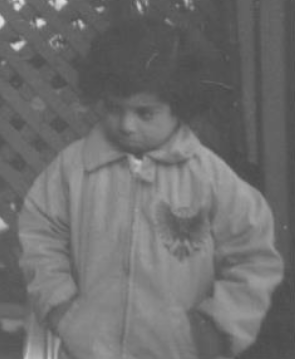
#> input picture histogram/stretching.png, 295 x 359 px
$ python stretching.py
#> lines starting #> are read from the running program, lines starting #| are printed output that depends on the picture
import numpy as np
import cv2
import matplotlib.pyplot as plt

# Rumus Histogram Stretching
# baru(x,y) = lama(x,y) - γmax / γmin - γmax * 255

img = cv2.imread('stretching.png')
#> img is the input picture: shape (359, 295, 3); min 74, max 225, mean 110.7
img = cv2.cvtColor(img, cv2.COLOR_BGR2GRAY)
#> img: shape (359, 295)

gamma_min = np.min(img)
#> gamma_min = 74
gamma_max = np.max(img)
#> gamma_max = 225

stretched_img = (img - gamma_min) / (gamma_max - gamma_min) * 255
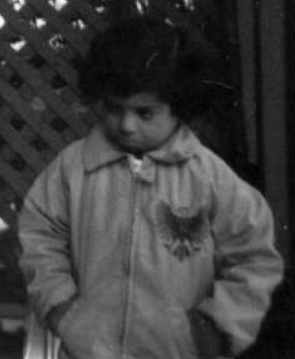
#> stretched_img: shape (359, 295) float64; min 0, max 255, mean 62.1
stretched_img = stretched_img.astype(np.uint8)

height, width = img.shape
#> height = 359; width = 295
n = height * width
#> n = 105905
L = 256

histogram_asli = np.zeros(L)
for i in range(L):
    ni = np.sum(img == i)
    histogram_asli[i] = ni / n
#> after the loop, histogram_asli = 256 values, max 0.0331 at index 82, min 0 at index 0, mean 0.00391

histogram_stretched = np.zeros(L)
for i in range(L):
    ni = np.sum(stretched_img == i)
    histogram_stretched[i] = ni / n
#> this loop made 256 passes
#> ni on passes 1 to 3: 2, 10, 0
#> after the loop, histogram_stretched = 256 values, max 0.0331 at index 13, min 0 at index 2, mean 0.00391

plt.figure()
plt.imshow(img, cmap='gray')
plt.title('Gambar Asli')

plt.figure()
plt.imshow(stretched_img, cmap='gray')
plt.title('Hasil Histogram Stretching')

plt.figure(figsize=(12, 6))

plt.subplot(1, 2, 1)
plt.bar(range(L), histogram_asli, width=1)
plt.title('Histogram Sebelum Stretching')
plt.xlabel('Intensitas Piksel')
plt.ylabel('Probabilitas')

plt.subplot(1, 2, 2)
plt.bar(range(L), histogram_stretched, width=1)
plt.title('Histogram Setelah Stretching')
plt.xlabel('Intensitas Piksel')
plt.ylabel('Probabilitas')

plt.show()
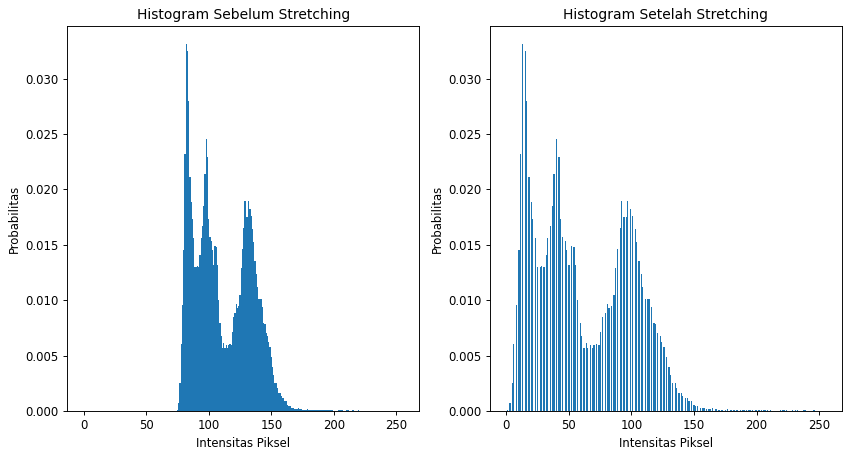
#> figure drawn by matplotlib, 2 panels; panel 1: tallest bar 0.0331 high, from x = 81.5 to 82.5; panel 2: tallest bar 0.0331 high, from x = 12.5 to 13.5

$ run again, with histogram/equalization.png copied over histogram/stretching.png
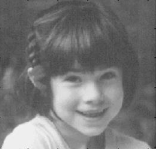
#> input picture histogram/equalization.png, 156 x 149 px
#> img is the input picture: shape (149, 156, 3); min 26, max 246, mean 116.9
#> img: shape (149, 156)
#> gamma_min = 26
#> gamma_max = 246
#> the loop `for i in range(L):` made 256 passes
#> ni on passes 1 to 3: 0, 0, 0
#> after the loop `for i in range(L):`: histogram_asli = 256 values, max 0.0297 at index 92, min 0 at index 0, mean 0.00391
#> the loop `for i in range(L):` made 256 passes
#> ni on passes 1 to 3: 1, 0, 0
#> after the loop `for i in range(L):`: histogram_stretched = 256 values, max 0.0297 at index 76, min 0 at index 1, mean 0.00391
#> `plt.show()`:
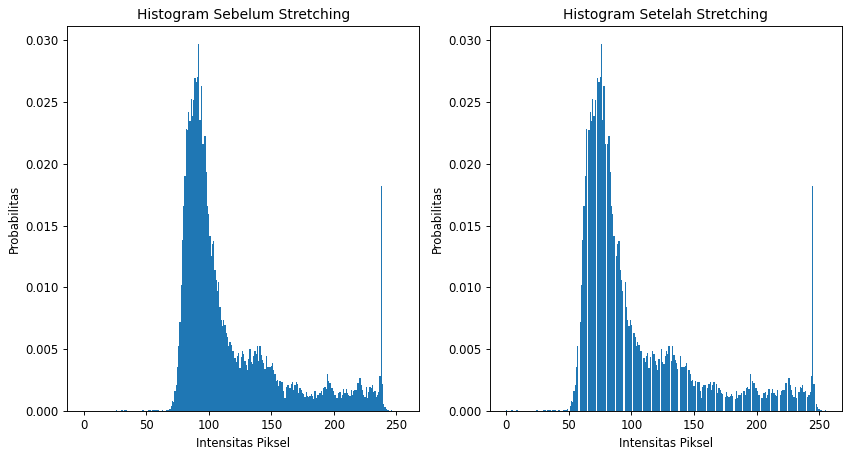
#> figure drawn by matplotlib, 2 panels; panel 1: tallest bar 0.0297 high, from x = 91.5 to 92.5; panel 2: tallest bar 0.0297 high, from x = 75.5 to 76.5

$ run again, with histogram/normalise.png copied over histogram/stretching.png
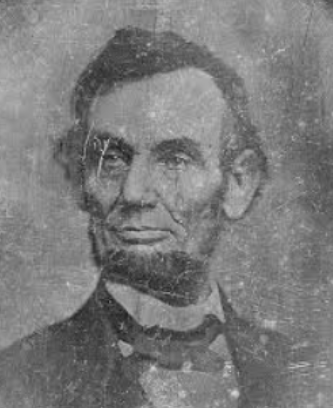
#> input picture histogram/normalise.png, 333 x 408 px
#> img is the input picture: shape (408, 333, 3); min 29, max 212, mean 123.8
#> img: shape (408, 333)
#> gamma_min = 29
#> gamma_max = 212
#> `stretched_img = (img - gamma_min) / (gamma_max - gamma_min) * 255`:
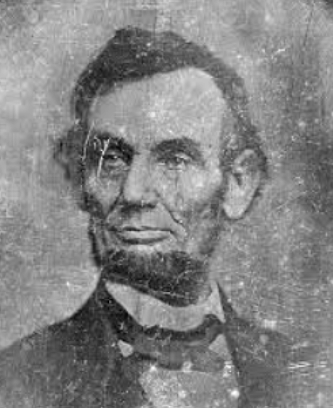
#> stretched_img: shape (408, 333) float64; min 0, max 255, mean 132.1
#> the loop `for i in range(L):` made 256 passes
#> ni on passes 1 to 3: 0, 0, 0
#> after the loop `for i in range(L):`: histogram_asli = 256 values, max 0.0168 at index 137, min 0 at index 0, mean 0.00391
#> the loop `for i in range(L):` made 256 passes
#> ni on passes 1 to 3: 1, 1, 0
#> after the loop `for i in range(L):`: histogram_stretched = 256 values, max 0.0168 at index 150, min 0 at index 2, mean 0.00391
#> `plt.show()`:
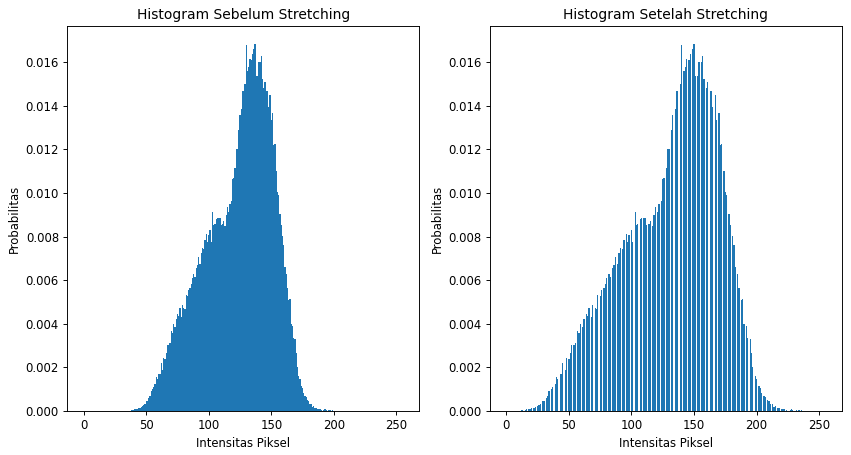
#> figure drawn by matplotlib, 2 panels; panel 1: tallest bar 0.0168 high, from x = 136.5 to 137.5; panel 2: tallest bar 0.0168 high, from x = 149.5 to 150.5
